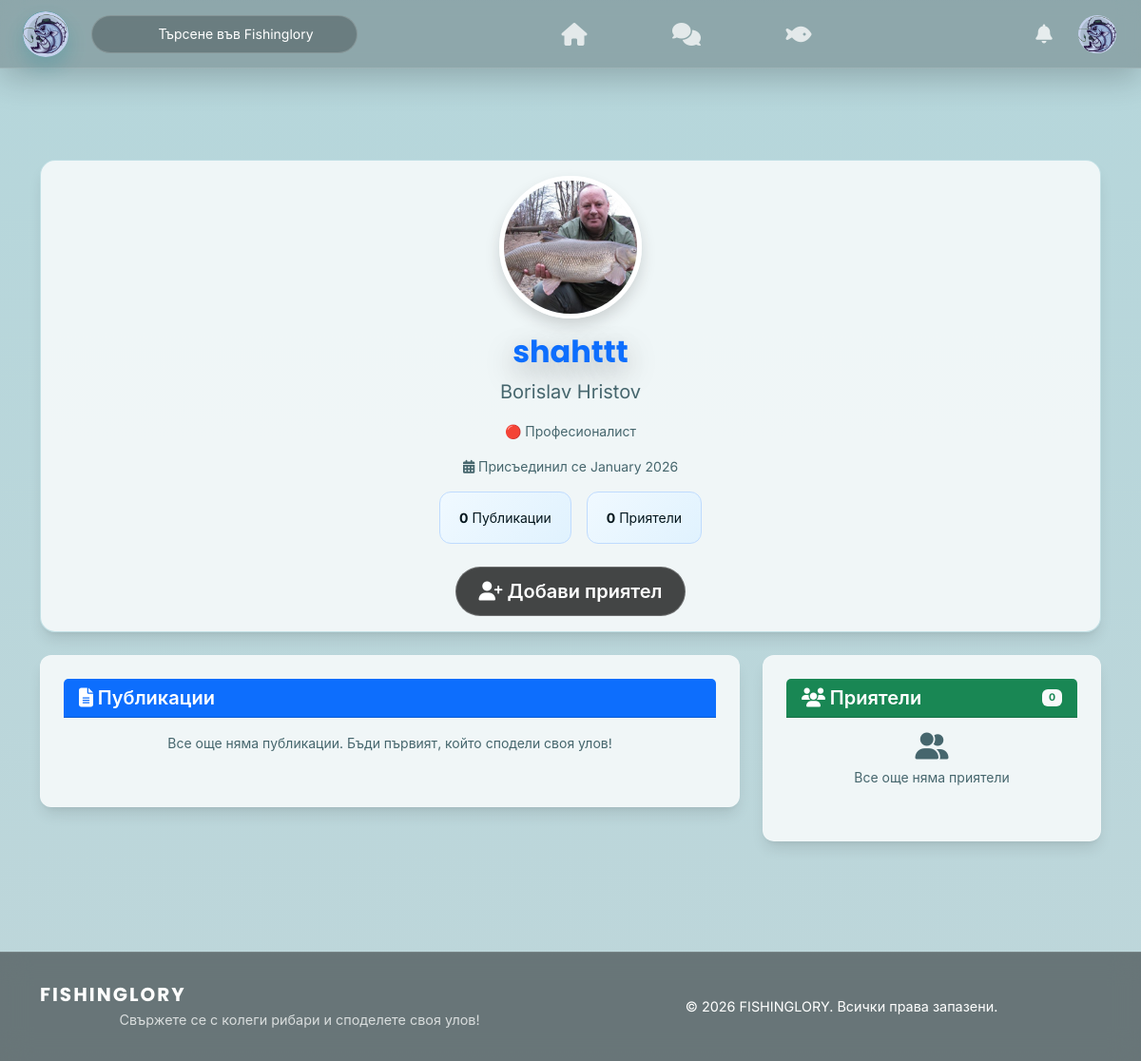
The app's page /be/users/profile.php?id=1 (signed in) with its own data.
### tables this page shows
CREATE TABLE `user_profiles` (
  `user_id` int(11) NOT NULL,
  `first_name` varchar(50) DEFAULT NULL,
  `last_name` varchar(50) DEFAULT NULL,
  `avatar_url` varchar(255) DEFAULT NULL,
  `bio` text DEFAULT NULL,
  `location` varchar(100) DEFAULT NULL,
  `experience_level` enum('beginner','advanced','pro') DEFAULT 'beginner'
);

CREATE TABLE `users` (
  `id` int(11) NOT NULL,
  `full_name` varchar(100) NOT NULL,
  `username` varchar(50) NOT NULL,
  `email` varchar(100) NOT NULL,
  `password_hash` varchar(255) NOT NULL,
  `role` enum('user','admin') DEFAULT 'user',
  `is_verified` tinyint(1) DEFAULT 0,
  `status` enum('active','banned') DEFAULT 'active',
  `created_at` timestamp NOT NULL DEFAULT current_timestamp(),
  `last_login` timestamp NULL DEFAULT NULL
);

### Config/languages.php (called while the page is built, shortened)
<?php
$lang = $_SESSION['lang'] ?? 'bg';
function __($key) {
    global $lang, $translations;
    return $translations[$lang][$key] ?? $key;
}
function getCurrentLang() {
    global $lang;
    return $lang;
}
?>

### Config/security.php (called while the page is built, shortened)
<?php
function generateCsrfToken() {
    return $_SESSION['csrf_token'];
}
function assetVersion(string $relativePath): string {
    $relativePath = ltrim($relativePath, "/\\");
    $fullPath = dirname(__DIR__) . DIRECTORY_SEPARATOR . $relativePath;
    if (is_file($fullPath)) {
        return (string) filemtime($fullPath);
    }
    return (string) time();
}

### Config/avatar_helper.php (called while the page is built, shortened)
<?php
function avatarAssetVersion($relativePath) {
    $absolutePath = __DIR__ . '/../' . ltrim($relativePath, '/');
    if (is_file($absolutePath)) {
        $mtime = filemtime($absolutePath);
        if ($mtime !== false) {
            return (string) $mtime;
        }
    }
    return null;
}
function resolveDefaultAvatarPath() {
    static $resolved = null;
    if ($resolved !== null) {
        return $resolved;
    }
    $candidates = [
        'fe/assets/img/default-avatar.png',
        'fe/assets/img/avatars/default.png',
        'fe/assets/img/logo_rounded.png',
    ];
    foreach ($candidates as $candidate) {
        if (is_file(__DIR__ . '/../' . $candidate)) {
            $resolved = $candidate;
            return $resolved;
        }
    }
    $resolved = 'fe/assets/img/logo.png';
    return $resolved;
}
function getUserAvatar($avatarUrl, $currentPath = null) {
    $defaultAvatar = resolveDefaultAvatarPath();
    $avatar = $avatarUrl ?? $defaultAvatar;
    if ($currentPath === null) {
        $currentPath = $_SERVER['PHP_SELF'] ?? '';
    }
    if (strpos($currentPath, '/fe/pages/') !== false) {
        if (strpos($avatar, 'fe/') === 0) {
            $path = '../../' . $avatar;
            if ($avatar === $defaultAvatar) {
                $version = avatarAssetVersion($defaultAvatar);
                if ($version !== null) {
                    $path .= '?v=' . $version;
                }
            }
            return $path;
        }
    } elseif (strpos($currentPath, '/be/') !== false) {
        if (strpos($avatar, 'fe/') === 0) {
            $path = '../../' . $avatar;
            if ($avatar === $defaultAvatar) {
                $version = avatarAssetVersion($defaultAvatar);
                if ($version !== null) {
                    $path .= '?v=' . $version;
                }
            }
            return $path;
        }
    }
    return $avatar;
}

### be/users/profile.php (the view, shortened to what this page needs)
<?php
require '../../config/database.php';
require '../../config/security.php';
require '../../config/languages.php';
$profileId = (int)($_GET['id'] ?? 0);
$currentUser = $_SESSION['user_id'] ?? 0;
$stmt = $pdo->prepare("
    SELECT u.id, u.username, u.full_name, u.created_at, up.avatar_url, up.bio, up.location, up.experience_level
    FROM users u
    LEFT JOIN user_profiles up ON u.id = up.user_id
    WHERE u.id = ?
");
$stmt->execute([$profileId]);
$user = $stmt->fetch();
$checkFriend = $pdo->prepare(
    "SELECT 1 FROM friends WHERE user_id = ? AND friend_id = ?"
);
$checkFriend->execute([$currentUser, $profileId]);
$isFriend = $checkFriend->fetch();
$pending = $pdo->prepare(
    "SELECT 1 FROM friend_requests
     WHERE sender_id = ? AND receiver_id = ? AND status = 'pending'"
);
$pending->execute([$currentUser, $profileId]);
$isPending = $pending->fetch();
$posts = [];
if ($isFriend || $currentUser === $profileId) {
    $stmt = $pdo->prepare("SELECT * FROM posts WHERE user_id = ? ORDER BY created_at DESC");
    $stmt->execute([$profileId]);
    $posts = $stmt->fetchAll();
} else {
    $stmt = $pdo->prepare("SELECT * FROM posts WHERE user_id = ? AND visibility = 'public' ORDER BY created_at DESC");
    $stmt->execute([$profileId]);
    $posts = $stmt->fetchAll();
}
$stmt = $pdo->prepare("
    SELECT COUNT(DISTINCT CASE
        WHEN user_id = ? THEN friend_id
        WHEN friend_id = ? THEN user_id
    END) as count
    FROM friends
    WHERE user_id = ? OR friend_id = ?
");
$stmt->execute([$profileId, $profileId, $profileId, $profileId]);
$friendCount = $stmt->fetch()['count'];
$stmt = $pdo->prepare("
    SELECT DISTINCT u.id, u.username, u.full_name, up.avatar_url
    FROM (
        SELECT friend_id as friend FROM friends WHERE user_id = ?
        UNION
        SELECT user_id as friend FROM friends WHERE friend_id = ?
    ) f
    JOIN users u ON u.id = f.friend
    LEFT JOIN user_profiles up ON u.id = up.user_id
    LIMIT 6
");
$stmt->execute([$profileId, $profileId]);
$friends = $stmt->fetchAll();
require_once '../../config/avatar_helper.php';
$profileAvatar = getUserAvatar($user['avatar_url'] ?? null);
?>
<!DOCTYPE html>
<html lang="<?= getCurrentLang() ?>">
<head>
    <link href="https://cdn.jsdelivr.net/npm/bootstrap@5.3.3/dist/css/bootstrap.min.css" rel="stylesheet">
    <link rel="stylesheet" href="https://cdnjs.cloudflare.com/ajax/libs/font-awesome/6.5.0/css/all.min.css">
    <link rel="stylesheet" href="../../fe/assets/css/style.css?v=<?= assetVersion('fe/assets/css/style.css') ?>">
    <link rel="stylesheet" href="../../fe/assets/css/navbar.css?v=<?= assetVersion('fe/assets/css/navbar.css') ?>">
    <link rel="stylesheet" href="../../fe/assets/css/profile.css?v=<?= assetVersion('fe/assets/css/profile.css') ?>">
    <link rel="stylesheet" href="../../fe/assets/css/posts.css?v=<?= assetVersion('fe/assets/css/posts.css') ?>">
    <link rel="stylesheet" href="../../fe/assets/css/components.css?v=<?= assetVersion('fe/assets/css/components.css') ?>">
</head>
<body class="d-flex flex-column min-vh-100" data-user-id="<?= isset($_SESSION['user_id']) ? $_SESSION['user_id'] : 0 ?>" data-csrf-token="<?= generateCsrfToken() ?>" data-theme="<?= $_SESSION['theme'] ?? 'light' ?>">
<?php include '../../fe/components/navbar.php'; ?>
<main class="flex-grow-1 container my-5 py-5">
    <div class="card mb-4 shadow profile-main-card">
        <div class="card-body text-center">
            <img src="<?= htmlspecialchars($profileAvatar) ?>" width="150" height="150" class="rounded-circle mb-3 border border-primary profile-avatar-main">
            <h2 class="fw-bold text-primary"><?= htmlspecialchars($user['username']) ?></h2>
            <p class="text-muted fs-5"><?= htmlspecialchars($user['full_name']) ?></p>
            <?php if (!empty($user['experience_level'])): ?>
                <p class="text-muted mb-3">
                    <?php
                    $levels = [
                        'beginner' => '🟢 ' . __('beginner'),
                        'advanced' => '🟡 ' . __('advanced'),
                        'pro' => '🔴 ' . __('pro')
                    ];
                    echo $levels[$user['experience_level']] ?? '🟢 ' . __('beginner');
                    ?>
                </p>
            <?php endif; ?>
            <p class="text-muted"><i class="fas fa-calendar-alt"></i> <?= __('joined') ?> <?= date('F Y', strtotime($user['created_at'])) ?></p>
            <div class="profile-stats">
                <div class="profile-stat-item"><strong><?= count($posts) ?></strong> <?= __('posts') ?></div>
                <div class="profile-stat-item"><strong><?= $friendCount ?></strong> <?= __('friends') ?></div>
            </div>
            <?php if ($currentUser && $currentUser !== $profileId): ?>
                <div id="friendActionContainer">
                    <?php if ($isFriend): ?>
                        <span class="badge bg-success fs-6 px-3 py-2"><?= __('friends') ?></span>
                    <?php elseif ($isPending): ?>
                        <span class="badge bg-warning text-dark fs-6 px-3 py-2"><?= __('request_sent') ?></span>
                    <?php else: ?>
                        <button onclick="sendFriendRequest(<?= $profileId ?>)" class="btn btn-primary btn-lg" id="addFriendBtn">
                            <i class="fas fa-user-plus"></i> <?= __('add_friend') ?>
                        </button>
                    <?php endif; ?>
                </div>
            <?php elseif ($currentUser === $profileId): ?>
                <a href="../../fe/pages/edit_profile.php" class="btn btn-outline-primary btn-lg">
                    <i class="fas fa-edit"></i> <?= __('edit_profile') ?>
                </a>
            <?php endif; ?>
        </div>
    </div>
    <div class="row">
        <div class="col-md-8">
            <div class="card profile-section-card">
                <div class="card-header bg-primary text-white">
                    <h5 class="mb-0"><i class="fas fa-file-alt"></i> <?= __('posts') ?></h5>
                </div>
                <div class="card-body">
                    <?php if (empty($posts)): ?>
                        <p class="text-center text-muted"><?= __('no_posts') ?></p>
                    <?php endif; ?>
                </div>
            </div>
        </div>
        <div class="col-md-4">
            <div class="card profile-section-card">
                <div class="card-header bg-success text-white d-flex justify-content-between align-items-center">
                    <h5 class="mb-0"><i class="fas fa-users"></i> <?= __('friends') ?></h5>
                    <span class="badge bg-light text-success"><?= $friendCount ?></span>
                </div>
                <div class="card-body">
                    <?php if (empty($friends)): ?>
                        <p class="text-center text-muted">
                            <i class="fas fa-user-friends fa-2x mb-2 d-block"></i>
                            <?= __('no_friends') ?>
                        </p>
                    <?php endif; ?>
                </div>
            </div>
        </div>
    </div>
</main>
<?php include '../../fe/components/footer.php'; ?>
</body>
</html>

### fe/assets/css/style.css (style rules this page uses)
:root { --primary-color: #088395; --primary-light: #7AB2B2; --primary-dark: #09637E; --primary-600: #088395; --accent-ocean: #7AB2B2; --accent-success: #10B981; --accent-warning: #F59E0B; --accent-danger: #EF4444; --bg-primary: #DCEBED; --bg-secondary: rgba(255, 255, 255, 0.8); --bg-tertiary: rgba(8, 131, 149, 0.1); --bg-card: rgba(255, 255, 255, 0.65); --bg-sidebar: rgba(255, 255, 255, 0.4); --bg-post: rgba(255, 255, 255, 0.7); --text-primary: #04161D; --text-secondary: #088395; --text-tertiary: #557A7A; --text-muted: #46666D; --surface-1: rgba(255, 255, 255, 0.78); --surface-2: rgba(255, 255, 255, 0.68); --border-color: rgba(8, 131, 149, 0.2); --gradient-primary: linear-gradient(135deg, #088395 0%, #7AB2B2 100%); --gradient-success: linear-gradient(135deg, #10B981 0%, #059669 100%); --gradient-sidebar: linear-gradient(135deg, rgba(0,0,0,0.35) 0%, rgba(8,131,149,0.12) 100%); --gradient-post: linear-gradient(135deg, rgba(0,0,0,0.35) 0%, rgba(8,131,149,0.14) 100%); --shadow-xs: 0 1px 2px 0 rgba(0, 0, 0, 0.05); --shadow-sm: 0 1px 3px 0 rgba(0, 0, 0, 0.1), 0 1px 2px 0 rgba(0, 0, 0, 0.06); --shadow-md: 0 4px 6px -1px rgba(0, 0, 0, 0.1), 0 2px 4px -1px rgba(0, 0, 0, 0.06); --shadow-lg: 0 10px 15px -3px rgba(0, 0, 0, 0.1), 0 4px 6px -2px rgba(0, 0, 0, 0.05); --shadow-xl: 0 20px 25px -5px rgba(0, 0, 0, 0.1), 0 10px 10px -5px rgba(0, 0, 0, 0.04); --radius-sm: 8px; --radius-md: 12px; --radius-lg: 16px; --radius-xl: 20px; --transition-fast: 150ms ease-in-out; --transition-base: 250ms ease-in-out; --transition-slow: 350ms ease-in-out; --body-bg-image-light: url('../img/bg_light.jpg'); --body-bg-image-dark: url('../img/bg_dark.jpg'); --body-bg-overlay-light: linear-gradient(180deg, rgba(8, 131, 149, 0.18) 0%, rgba(6, 95, 111, 0.14) 100%); --body-bg-overlay-dark: linear-gradient(180deg, rgba(0, 0, 0, 0.28) 0%, rgba(0, 0, 0, 0.32) 100%); --body-bg-image: var(--body-bg-image-light); --body-bg-overlay: var(--body-bg-overlay-light); }
* { box-sizing: border-box; }
html { scroll-behavior: smooth; }
body { background-color: var(--bg-primary); background-image: var(--body-bg-overlay), var(--body-bg-image); background-size: cover; background-position: center; background-repeat: no-repeat; background-blend-mode: multiply, normal; background-attachment: fixed; color: var(--text-primary); font-family: 'Inter', -apple-system, BlinkMacSystemFont, 'Segoe UI', Roboto, 'Helvetica Neue', Arial, sans-serif; font-size: 14px; line-height: 1.5; transition: background-color var(--transition-base), background-image var(--transition-slow); }
body > * { transition: opacity 0.72s cubic-bezier(0.16, 1, 0.3, 1); }
body > *:not(.bubble-container):not(.transition-overlay) { animation: page-content-fade-in 420ms cubic-bezier(0.16, 1, 0.3, 1) both; }
h1, h2, h3, h4, h5, h6 { font-family: 'Poppins', 'Inter', -apple-system, BlinkMacSystemFont, 'Segoe UI', Roboto, Arial, sans-serif; font-weight: 600; line-height: 1.2; }
.text-muted { color: var(--text-muted) !important; }
.btn-primary { background: rgba(0, 0, 0, 0.72); border-color: rgba(255, 255, 255, 0.22); font-weight: 600; border-radius: 999px; padding: 10px 24px; transition: all var(--transition-fast); color: #fff; }
.sidebar-card, .create-post-modern, .modern-post, .profile-main-card, .profile-section-card, .messages-container, .conversation-list, .conversation-thread, .activity-card, .friend-card, .request-card, .login-card, .register-card, .glass-card { background: var(--surface-1) !important; border-color: var(--border-color) !important; color: var(--text-primary) !important; box-shadow: var(--shadow-lg) !important; }
.post-header, .post-content, .post-actions, .comment-section, .message-input-area, .conversation-list-header, .activity-header-section, .profile-section-card, .friends-page .page-title, .requests-page .page-title { border-color: rgba(255, 255, 255, 0.14) !important; color: var(--text-primary) !important; }
h1, h2, h3 { text-shadow: 0 10px 30px rgba(0, 0, 0, 0.35); }
.modern-post, .profile-main-card, .profile-section-card, .messages-container, .activity-card, .friend-card, .request-card { background-image: none !important; }

### fe/assets/css/navbar.css (style rules this page uses)
body { padding-top: 72px; }

### records on screen
user_profiles: avatar_url (picture), user_id.username "shahttt", user_id.full_name "Borislav Hristov", experience_level "🔴 Професионалист", user_id.created_at "January 2026"

### other values on screen
__('search_placeholder') "Търсене във Fishinglory"
__('joined') "Присъединил се"
count($posts) "0"
__('posts') "Публикации"
$friendCount "0"
__('friends') "Приятели"
__('add_friend') "Добави приятел"
__('no_posts') "Все още няма публикации. Бъди първият, който сподели своя улов!"
__('no_friends') "Все още няма приятели"
__('footer_tagline') "Свържете се с колеги рибари и споделете своя улов!"
__('all_rights_reserved') "Всички права запазени."
